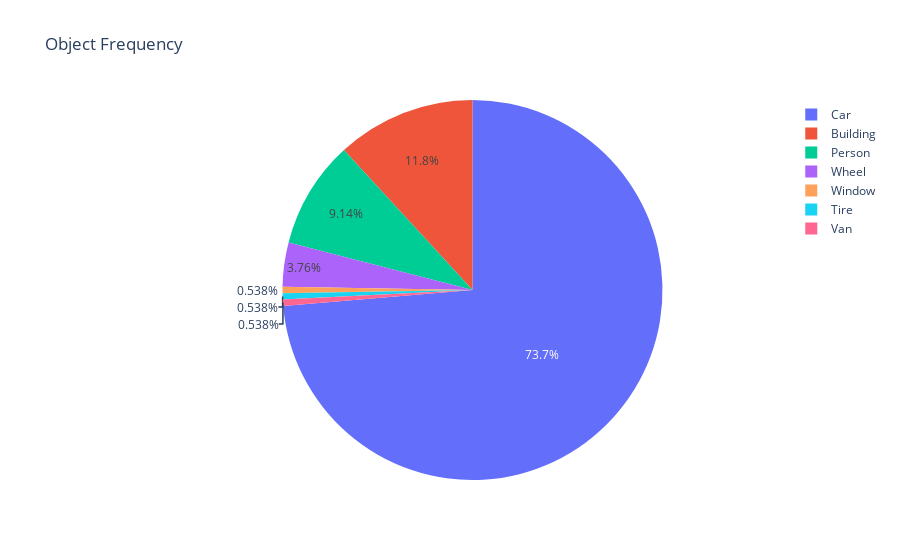

Here is the notebook cell this chart was saved with:
### Code cell
# make a horizontal bar chart of object frequency using plotly express

df_freq = df['object'].value_counts().reset_index()

# make a pie chart of object frequency using plotly express

fig = px.pie(df_freq, values='count', names='object', title='Object Frequency')
fig.show()

### Figure 1 — Plotly figure (JSON) as saved in the notebook; plotly's stock layout.template omitted (floating-point values rounded to 4 significant figures)
{"data": [{"domain": {"x": [0, 1], "y": [0, 1]}, "hovertemplate": "object=%{label}<br>count=%{value}<extra></extra>", "labels": ["Car", "Building", "Person", "Wheel", "Window", "Tire", "Van"], "legendgroup": "", "name": "", "showlegend": true, "type": "pie", "values": [137, 22, 17, 7, 1, 1, 1]}], "layout": {"legend": {"tracegroupgap": 0}, "title": {"text": "Object Frequency"}}}
